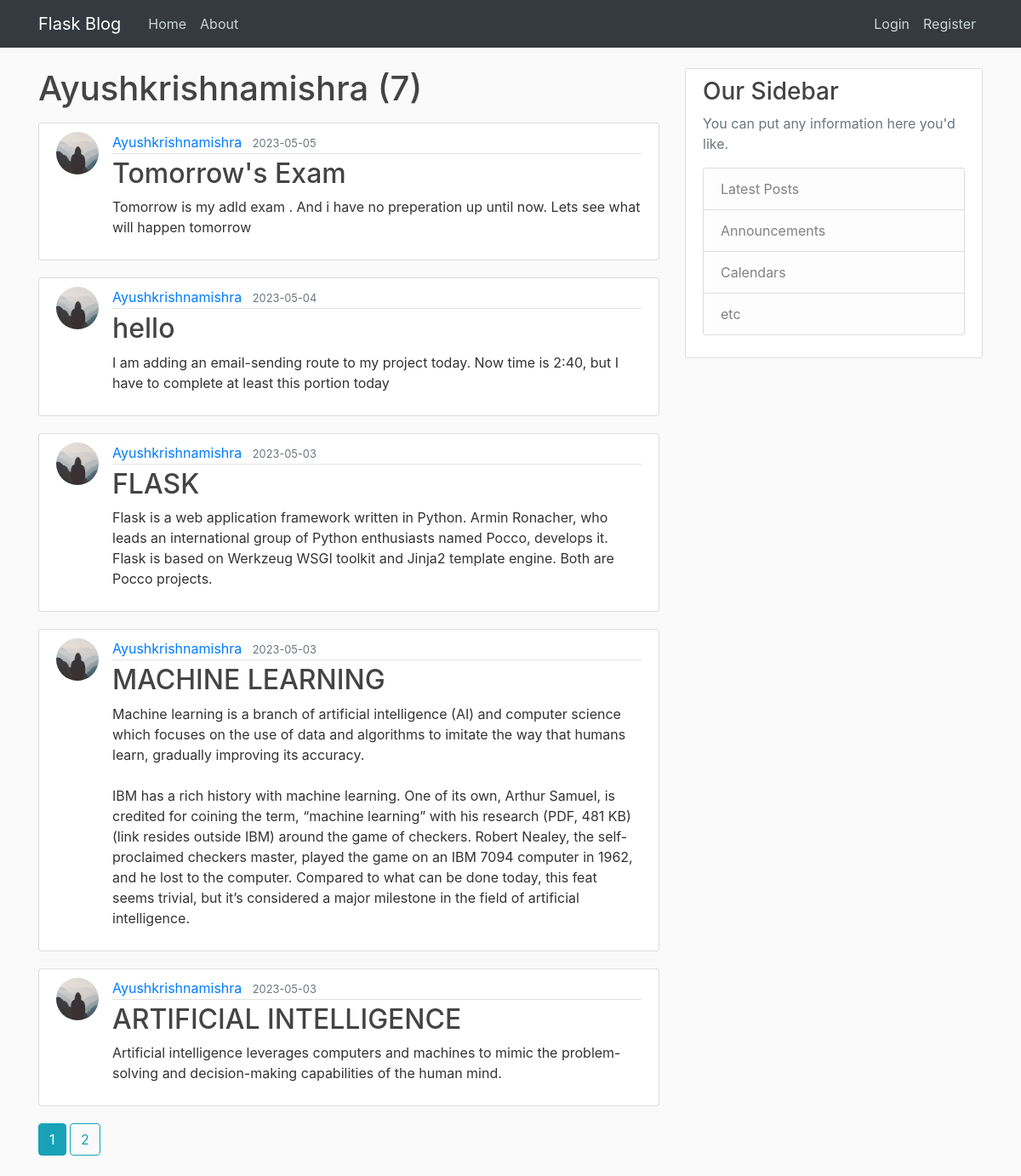
Page /user/Ayushkrishnamishra on the committed database.
### flaskblog/models.py (models this page shows, shortened)
class User(db.Model, UserMixin):
    id = db.Column(db.Integer, primary_key=True)
    username = db.Column(db.String(20), unique=True, nullable=False)
    email = db.Column(db.String(120), unique=True, nullable=False)
    image_file = db.Column(db.String(20), nullable=False, default='default.jpg')
    password = db.Column(db.String(60), nullable=False)
    posts = db.relationship('Post', backref='author', lazy=True)

class Post(db.Model):
    id = db.Column(db.Integer, primary_key=True)
    title = db.Column(db.String(100), nullable=False)
    date_posted = db.Column(db.DateTime, nullable=False, default=datetime.utcnow)
    content = db.Column(db.Text, nullable=False)
    user_id = db.Column(db.Integer, db.ForeignKey('user.id'), nullable=False)

### flaskblog/users/routes.py (the view)
@users.route("/user/<string:username>")
def user_posts(username):
    page = request.args.get('page', 1, type=int)
    user = User.query.filter_by(username=username).first_or_404()
    posts = Post.query.filter_by(author=user)\
        .order_by(Post.date_posted.desc())\
        .paginate(page=page, per_page=5)
    return render_template('user_posts.html', posts=posts, user=user)

### flaskblog/templates/user_posts.html
{% extends "layout.html" %}
{% block content %}
  <h1 class="mb-3">{{ user.username }} ({{posts.total}})</h1>
    {% for post in posts.items %}
        <article class="media content-section">
          <img class="rounded-circle article-img" src="{{ url_for('static', filename='profile_pics/' + post.author.image_file) }}">
          <div class="media-body">
            <div class="article-metadata">
              <a class="mr-2" href="{{url_for('users.user_posts',username=post.author.username)}}">{{ post.author.username }}</a>
              <small class="text-muted">{{ post.date_posted.strftime('%Y-%m-%d') }}</small>
            </div>
            <h2><a class="article-title" href="{{ url_for('posts.post', post_id=post.id) }}">{{ post.title }}</a></h2>
            <p class="article-content">{{ post.content }}</p>
          </div>
        </article>
        {% endfor %}
        {% for page_num in posts.iter_pages(left_edge=1, right_edge=1, left_current=1, right_current=2) %}
          {% if page_num %}
            {% if posts.page == page_num %}
              <a class="btn btn-info mb-4" href="{{ url_for('users.user_posts',username=user.username, page=page_num) }}">{{ page_num }}</a>
            {% else %}
              <a class="btn btn-outline-info mb-4" href="{{ url_for('users.user_posts',username=user.username, page=page_num) }}">{{ page_num }}</a>
            {% endif %}
          {% else %}
            ........
          {% endif %}
        {% endfor %}
{% endblock content %}

### flaskblog/static/main.css (style rules this page uses)
body { background: #fafafa; color: #333333; margin-top: 5rem; }
h1, h2, h3, h4, h5, h6 { color: #444444; }
.content-section { background: #ffffff; padding: 10px 20px; border: 1px solid #dddddd; border-radius: 3px; margin-bottom: 20px; }
.article-title { color: #444444; }
.article-content { white-space: pre-line; }
.article-img { height: 50px; width: 50px; margin-right: 16px; }
.article-metadata { padding-bottom: 1px; margin-bottom: 4px; border-bottom: 1px solid #e3e3e3 }

### rows in the picture
User: username "Ayushkrishnamishra"
Post: image_file (picture), author.username "Ayushkrishnamishra", date_posted "2023-05-05", title "Tomorrow's Exam", content "Tomorrow is my adld exam . And i have no preperation up until now. Lets see what will happen tomorrow"
Post: image_file (picture), author.username "Ayushkrishnamishra", date_posted "2023-05-04", title "hello", content "I am adding an email-sending route to my project today. Now time is 2:40, but I have to complete at least this portion today"
Post: image_file (picture), author.username "Ayushkrishnamishra", date_posted "2023-05-03", title "FLASK", content "Flask is a web application framework written in Python. Armin Ronacher, who leads an international group of Python enthusiasts named Pocco, develops it. Flask is based on Werkzeug WSGI toolkit and Jinja2 template engine. Both are Pocco projects."
Post: image_file (picture), author.username "Ayushkrishnamishra", date_posted "2023-05-03", title "MACHINE LEARNING", content "Machine learning is a branch of artificial intelligence (AI) and computer science which focuses on the use of data and algorithms to imitate the way that humans learn, gradually improving its accuracy. IBM has a rich history with machine learning. One of its own, Arthur Samuel, is credited for coining the term, “machine learning” with his research (PDF, 481 KB) (link resides outside IBM) around the game of checkers. Robert Nealey, the self-proclaimed checkers master, played the game on an IBM 7094 computer in 1962, and he lost to the computer. Compared to what can be done today, this feat seems trivial, but it’s considered a major milestone in the field of artificial intelligence."
Post: image_file (picture), author.username "Ayushkrishnamishra", date_posted "2023-05-03", title "ARTIFICIAL INTELLIGENCE", content "Artificial intelligence leverages computers and machines to mimic the problem-solving and decision-making capabilities of the human mind."

### other values in the picture
{{ posts.total }} "7"
{{ page_num }} "1"
{{ page_num }} "2"
